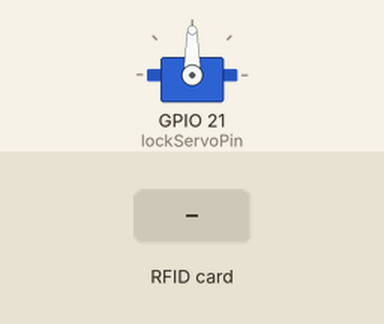
This sketch was run on a simulated ESP32. On the bench: servo. The inputs (shaded band) are chosen by the test bench. WiFi joins after 1.5 s; servers stay silent unless stated; uploads are accepted with an empty reply; what the sketch prints to the serial monitor is not drawn.

Above: at 2.7 s.
2.8 s: RFID card 73 91 61 1C held to the reader
At 5.7 s:
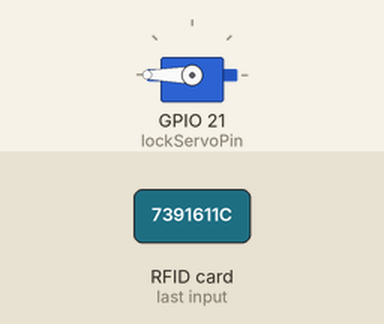
At 12.9 s:
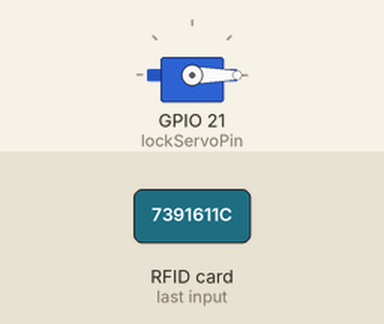
Timing chart, 0 to 13.3 s (numbered marks = the images above; inputs shaded):
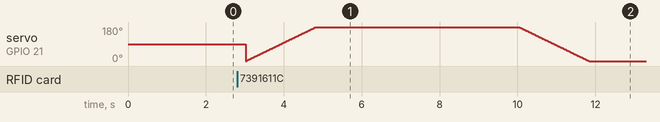

The sketch:

Integrated_Code_v3.ino
```cpp
#include <SPI.h>
#include <MFRC522.h>
#include <WiFi.h>
#include <HTTPClient.h>
#include <ESP32Servo.h>

// Hardwiring WiFi connection to Doug's iPhone
const char* ssid = "iPh0n3";
const char* password = "123456789";

// Server IP address Path
const char* serverName = "http://18.117.119.190/api/lock";

#define RST_PIN 10 // RFID RST to pin 10
#define SS_PIN 5 // RFID SDA to pin 5

Servo lockServo;
int pos = 0;
int lockServoPin = 21;

byte readCard[4];
String NicksKey = "7391611C";
String tagID = "";

MFRC522 mfrc522(SS_PIN, RST_PIN);


void setup() {
  Serial.begin(115200);   // Initialize serial communications with the PC

  WiFi.begin(ssid, password);
  Serial.println("Connecting");
  while(WiFi.status() != WL_CONNECTED) {
    delay(500);
    Serial.print(".");
  }

  Serial.println("");
  Serial.print("Connected to WiFi network with IP Address: ");
  Serial.println(WiFi.localIP());
  Serial.println("Looking For Key");
  SPI.begin();      // Init SPI bus
  mfrc522.PCD_Init();   // Init MFRC522

	// Allow allocation of all timers
	ESP32PWM::allocateTimer(0);
	ESP32PWM::allocateTimer(1);
	ESP32PWM::allocateTimer(2);
	ESP32PWM::allocateTimer(3);
	lockServo.setPeriodHertz(50);    // standard 50 hz servo
	lockServo.attach(lockServoPin, 500, 2400); // attaches the servo on pin 18 to the servo object
	// using default min/max of 1000us and 2000us
	// different servos may require different min/max settings
	// for an accurate 0 to 180 sweep

}

void loop() {

  if(WiFi.status()== WL_CONNECTED)
  {
    WiFiClient client;
    HTTPClient http;
    // Server with IP address as path
    http.begin(client, serverName);

    while (getID())
    {
      if ( tagID == NicksKey)
      {
        Serial.println("Found");

        // HTTP request with Unlocking
        http.addHeader("Content-Type", "application/json");
        int httpResponseCode = http.POST("{}");  // Posting empty curly brackets to change lock state
        http.end();

        Serial.print("HTTP Response code: ");
        Serial.println(httpResponseCode);

        Serial.println("Unlocking for 5 seconds");

        for (pos = 0; pos <= 180; pos += 1) { // goes from 0 degrees to 180 degrees
          // in steps of 1 degree
          lockServo.write(pos);    // tell servo to go to position in variable 'pos'
          delay(10);             // waits 15ms for the servo to reach the position
        }


        delay(5000);


        Serial.println("Locking Door");

        // HTTP Locking Request Sent to Server
        http.addHeader("Content-Type", "application/json");
        int LockinghttpResponseCode = http.POST("{}");  // Posting empty curly brackets to change lock state
        http.end();

        Serial.print("HTTP Response code: ");
        Serial.println(LockinghttpResponseCode);

        for (pos = 180; pos >= 0; pos -= 1) { // goes from 0 degrees to 180 degrees
          // in steps of 1 degree
          lockServo.write(pos);    // tell servo to go to position in variable 'pos'
          delay(10);             // waits 15ms for the servo to reach the position
        }

      }

          // Free resources
      http.end();
    }
  }

  else {
  Serial.println("WiFi Disconnected");
  }
}


  //Read new tag if available
boolean getID()
{
  // Getting ready for Reading PICCs
  if ( ! mfrc522.PICC_IsNewCardPresent()) { //If a new PICC placed to RFID reader continue
  return false;
  }
  if ( ! mfrc522.PICC_ReadCardSerial()) { //Since a PICC placed get Serial and continue
  return false;
  }
  tagID = "";
  for ( uint8_t i = 0; i < 4; i++) { // The MIFARE PICCs that we use have 4 byte UID
  //readCard[i] = mfrc522.uid.uidByte[i];
  tagID.concat(String(mfrc522.uid.uidByte[i], HEX)); // Adds the 4 bytes in a single String variable
  }
  tagID.toUpperCase();
  mfrc522.PICC_HaltA(); // Stop reading
  return true;
}
```
